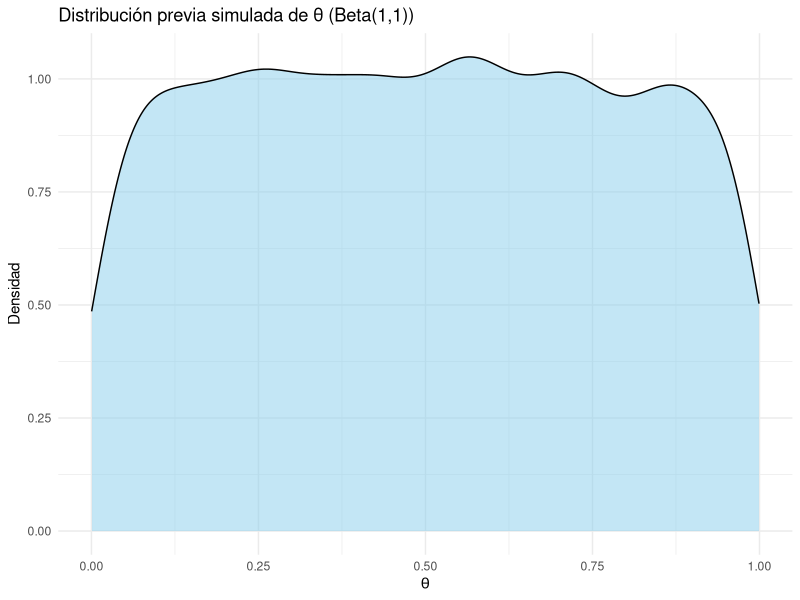
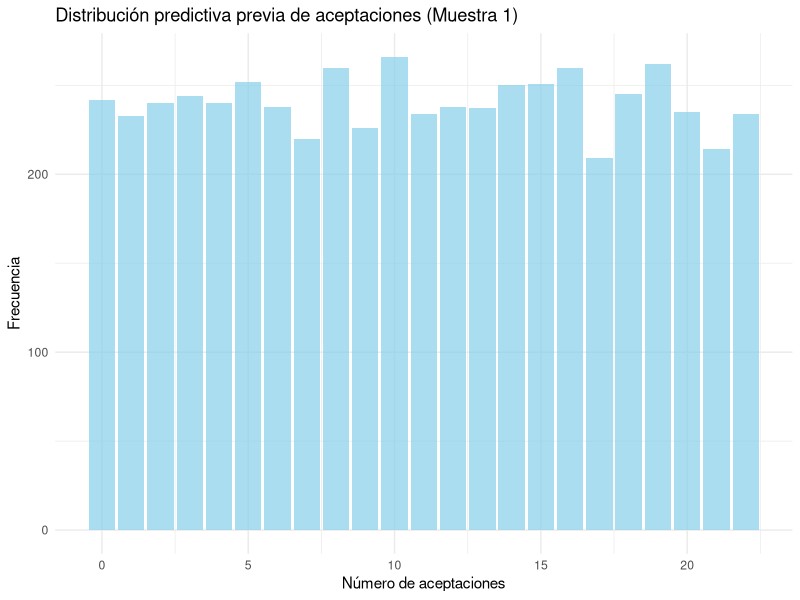
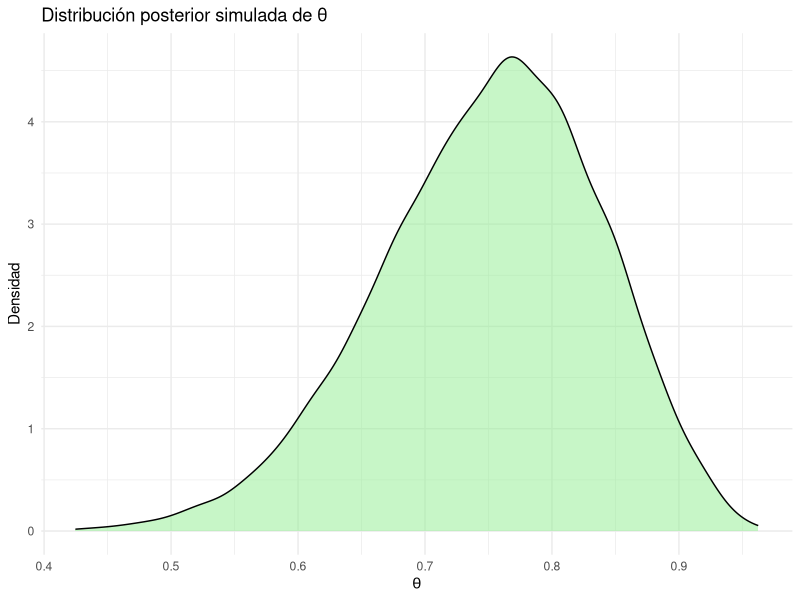
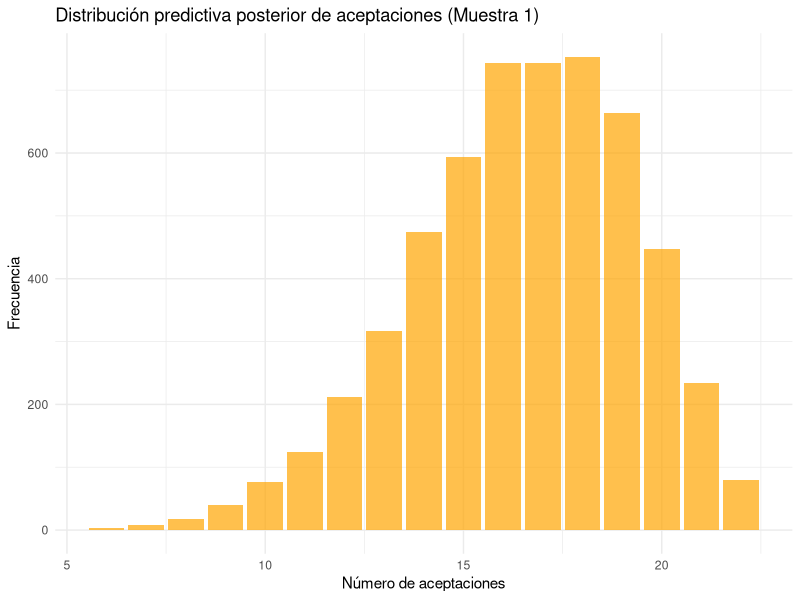
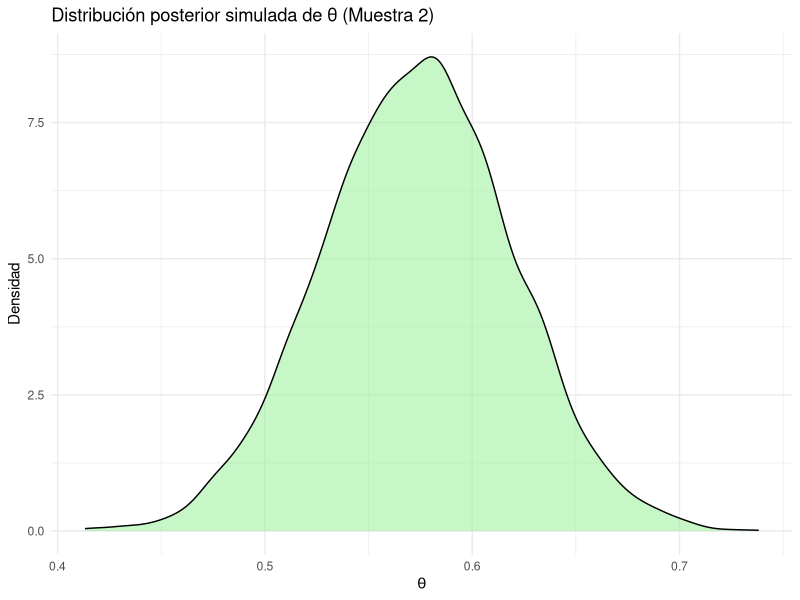
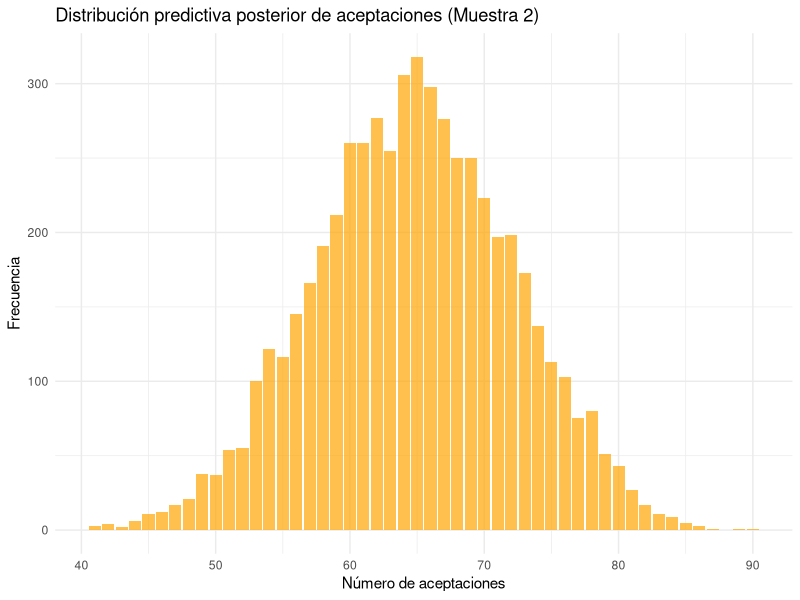
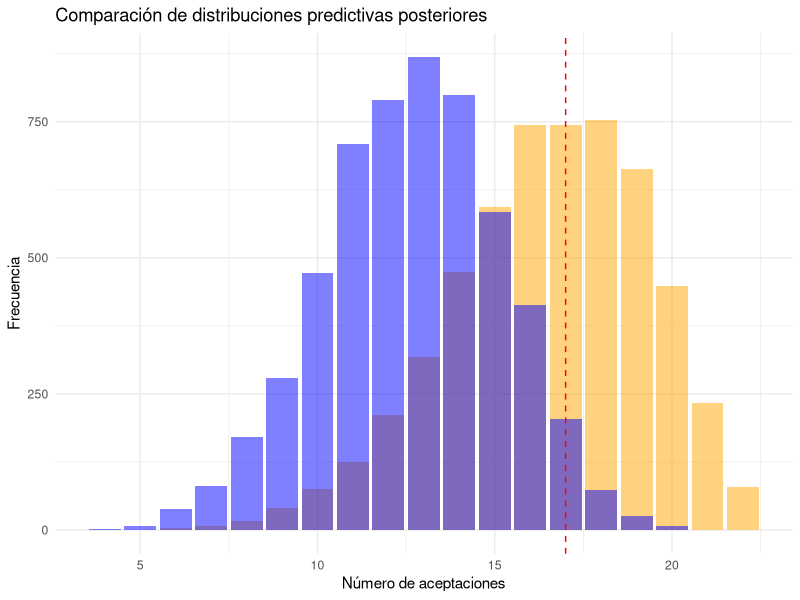
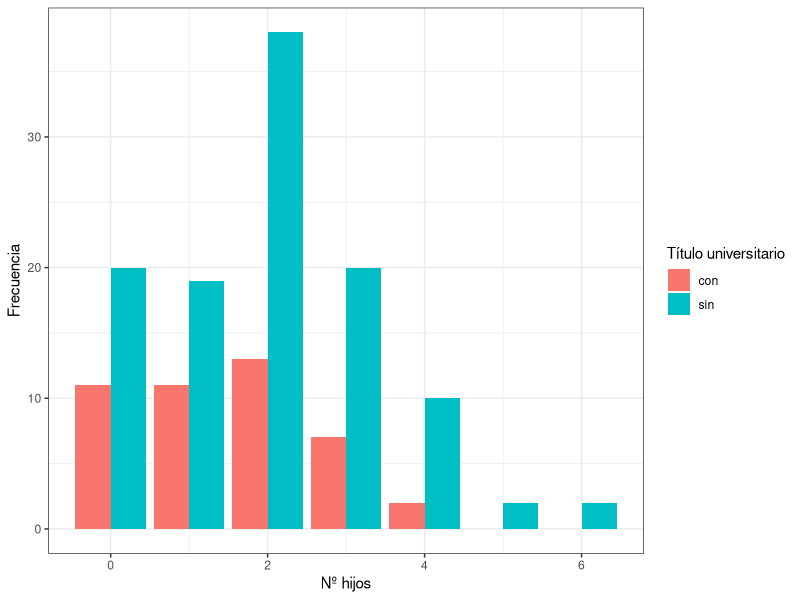

Generate these figures, in order, with R:
## ---- chunk 1
#| message: false

# Paquetes:
library(tidyverse)
library(RColorBrewer)
library(scales)


# Configuración de la salida gráfica:

PALETA <- brewer.pal(8, "Set2") # Colores por defecto
color_defecto <- PALETA[1]      # Color por defecto
options(ggplot2.discrete.colour = PALETA)

theme_set(theme_bw()) # Tema "neutro" para la representación gráfica

# Redondea los números reales "inline":
options(digits = 3L)                
options(knitr.digits.signif = FALSE)

# Inicializa la semilla aleatoria:
set.seed(20250327)
## ---- chunk 2
aceptacion_muestra_1 <- tibble(
  id_participante   = 1:22,
  resp_descarga_app = c(
    "Si", "Si", "No", "No", "Si", "Si", "Si", "Si", "No", "Si", "Si",
    "Si", "Si", "Si", "Si", "Si", "No", "Si", "No", "Si", "Si", "Si"
  )
)

# Tamaño de la muestra (necesario para enunciados más adelante)
n_muestra_1 <- aceptacion_muestra_1 |> count() |> pull()
n_muestra_1

aceptacion_muestra_2 <- tibble(
  id_participante   = 1:113,
  resp_descarga_app = c(
    "Si", "Si", "No", "No", "Si", "Si", "Si", "Si", "No", "Si", "Si",
    "Si", "Si", "Si", "Si", "Si", "No", "Si", "No", "Si", "Si", "Si", 
    "No", "Si", "Si", "Si", "Si", "No", "No", "Si", "No", "Si", "Si", 
    "Si", "Si", "Si", "No", "Si", "No", "No", "Si", "No", "Si", "Si", 
    "No", "No", "No", "Si", "No", "No", "Si", "Si", "No", "No", "Si", 
    "No", "Si", "No", "No", "No", "Si", "Si", "No", "Si", "Si", "No", 
    "Si", "Si", "No", "Si", "Si", "No", "Si", "No", "Si", "No", "Si", 
    "No", "No", "No", "Si", "Si", "No", "No", "Si", "Si", "No", "No", 
    "No", "Si", "Si", "No", "Si", "Si", "No", "Si", "Si", "Si", "Si", 
    "No", "Si", "No", "No", "No", "No", "No", "Si", "No", "No", "Si", 
    "Si", "Si", "Si"
  )
)
## ---- chunk 3
# Parámetros de la distribución Beta(1,1)
a <- 1
b <- 1

# Media y varianza teóricas
media_teorica <- a / (a + b)           
varianza_teorica <- (a * b) / ((a + b)^2 * (a + b + 1))   
desviacion_teorica <- sqrt(varianza_teorica)

# Nivel de confianza
z_99 <- qnorm(0.995)  # cuantil 99% para normal estándar

# Precisión deseada
precision <- 0.01

# Número de simulaciones necesarias
n_sim <- ceiling((z_99 * desviacion_teorica / precision)^2)

set.seed(123) 
theta_sim <- rbeta(n_sim, shape1 = a, shape2 = b)

# Media y varianza simuladas
media_simulada <- mean(theta_sim)
varianza_simulada <- var(theta_sim)

cat("Media teórica: ", media_teorica, "\n")
cat("Media simulada: ", media_simulada, "\n")
cat("Varianza teórica: ", varianza_teorica, "\n")
cat("Varianza simulada: ", varianza_simulada, "\n")
cat("Número de simulaciones necesarias: ", n_sim, "\n")

library(ggplot2)
library(tibble)

df_theta <- tibble(theta = theta_sim)

ggplot(df_theta, aes(x = theta)) +
  geom_density(fill = "skyblue", alpha = 0.5) +
  labs(title = "Distribución previa simulada de θ (Beta(1,1))",
       x = expression(theta),
       y = "Densidad") +
  theme_minimal()

## ---- chunk 4
resultados_binomiales <- rbinom(length(theta_sim), size = n_muestra_1, prob = theta_sim)
# Crear un data frame para análisis y representación gráfica
library(tibble)
library(ggplot2)

df_resultados <- tibble(aceptaciones = resultados_binomiales)

# Gráfica de la distribución predictiva previa
ggplot(df_resultados, aes(x = aceptaciones)) +
  geom_bar(fill = "skyblue", alpha = 0.7) +
  labs(title = "Distribución predictiva previa de aceptaciones (Muestra 1)",
       x = "Número de aceptaciones",
       y = "Frecuencia") +
  theme_minimal()

## ---- chunk 5
aceptaciones_empiricas <- aceptacion_muestra_1 %>%
  filter(resp_descarga_app == "Si") %>%
  nrow()
# Calcular el centil
prob_menor_igual <- mean(resultados_binomiales <= aceptaciones_empiricas)
prob_mayor_igual <- mean(resultados_binomiales >= aceptaciones_empiricas)

# Mostrar resultados usando cat()
cat("Centil de la muestra empírica: ", prob_menor_igual * 100, "%\n")
cat("Probabilidad de obtener un valor igual o mayor que la muestra empírica: ", prob_mayor_igual, "\n")
cat("Probabilidad de obtener un valor igual o menor que la muestra empírica: ", prob_menor_igual, "\n")

## ---- chunk 6
library(tibble)
library(ggplot2)

# Parámetros de la distribución posterior
a_post <- a + aceptaciones_empiricas
b_post <- b + (n_muestra_1 - aceptaciones_empiricas)

# Simular usando mismo número de muestras que en la previa
set.seed(123)  
theta_post_sim <- rbeta(n_sim, shape1 = a_post, shape2 = b_post)

# Crear un data frame para análisis
df_theta_post <- tibble(theta = theta_post_sim)

# Representar la distribución posterior
ggplot(df_theta_post, aes(x = theta)) +
  geom_density(fill = "lightgreen", alpha = 0.5) +
  labs(title = "Distribución posterior simulada de θ",
       x = expression(theta),
       y = "Densidad") +
  theme_minimal()

# Mostrar también los parámetros de la posterior
cat("Parámetros de la distribución posterior Beta: a =", a_post, ", b =", b_post, "\n")

## ---- chunk 7
resultados_binomiales_post <- rbinom(n_sim, size = n_muestra_1, prob = theta_post_sim)

# Crear un data frame para análisis
df_resultados_post <- tibble(aceptaciones = resultados_binomiales_post)

# Representar la distribución predictiva posterior
ggplot(df_resultados_post, aes(x = aceptaciones)) +
  geom_bar(fill = "orange", alpha = 0.7) +
  labs(title = "Distribución predictiva posterior de aceptaciones (Muestra 1)",
       x = "Número de aceptaciones",
       y = "Frecuencia") +
  theme_minimal()

# Resumen de los resultados
cat("Resultados simulados basados en la distribución predictiva posterior (Muestra 1):\n")
cat("Media de aceptaciones: ", mean(resultados_binomiales_post), "\n")
cat("Varianza de aceptaciones: ", var(resultados_binomiales_post), "\n")

## ---- chunk 8
library(tibble)
library(ggplot2)

# Contar aceptaciones en la segunda muestra
aceptaciones_empiricas_2 <- aceptacion_muestra_2 %>%
  filter(resp_descarga_app == "Si") %>%
  nrow()

# Tamaño de la segunda muestra
n_muestra_2 <- nrow(aceptacion_muestra_2)

# Actualizar parámetros de la posterior
a_post_2 <- a + aceptaciones_empiricas_2
b_post_2 <- b + (n_muestra_2 - aceptaciones_empiricas_2)

# Simular la distribución posterior de θ para la muestra 2
set.seed(123)
theta_post_sim_2 <- rbeta(n_sim, shape1 = a_post_2, shape2 = b_post_2)

# Crear data frame para la distribución posterior
df_theta_post_2 <- tibble(theta = theta_post_sim_2)

# Representar la distribución posterior
ggplot(df_theta_post_2, aes(x = theta)) +
  geom_density(fill = "lightgreen", alpha = 0.5) +
  labs(title = "Distribución posterior simulada de θ (Muestra 2)",
       x = expression(theta),
       y = "Densidad") +
  theme_minimal()

# --- Simular la distribución predictiva posterior (número de aceptaciones) ---

resultados_binomiales_post_2 <- rbinom(n_sim, size = n_muestra_2, prob = theta_post_sim_2)

# Crear data frame para la distribución predictiva posterior
df_resultados_post_2 <- tibble(aceptaciones = resultados_binomiales_post_2)

# Representar la distribución predictiva posterior
ggplot(df_resultados_post_2, aes(x = aceptaciones)) +
  geom_bar(fill = "orange", alpha = 0.7) +
  labs(title = "Distribución predictiva posterior de aceptaciones (Muestra 2)",
       x = "Número de aceptaciones",
       y = "Frecuencia") +
  theme_minimal()

# Mostrar un pequeño resumen
cat("Parámetros de la distribución posterior (Muestra 2): a =", a_post_2, ", b =", b_post_2, "\n")
cat("Media de θ posterior:", mean(theta_post_sim_2), "\n")
cat("Varianza de θ posterior:", var(theta_post_sim_2), "\n")
cat("Media de aceptaciones simuladas:", mean(resultados_binomiales_post_2), "\n")
cat("Varianza de aceptaciones simuladas:", var(resultados_binomiales_post_2), "\n")

## ---- chunk 9
library(ggplot2)
library(tibble)

# --- Simulación de la distribución predictiva posterior para n_muestra_1 con la muestra 2 ---

resultados_binomiales_post_muestra_2_n1 <- rbinom(n_sim, size = n_muestra_1, prob = theta_post_sim_2)

# Crear data frame para la distribución predictiva posterior ajustada a muestra 2
df_resultados_post_muestra_2_n1 <- tibble(aceptaciones = resultados_binomiales_post_muestra_2_n1)

# Representar la distribución predictiva posterior ajustada a muestra 2
plot_predictiva <- ggplot(df_resultados_post_muestra_2_n1, aes(x = aceptaciones)) +
  geom_bar(fill = "blue", alpha = 0.5) +
  labs(title = "Distribución predictiva posterior ajustada a muestra 2",
       x = "Número de aceptaciones",
       y = "Frecuencia") +
  theme_minimal()

# --- Representar conjuntamente con la distribución predictiva posterior de la muestra 1 ---

df_resultados_post_muestra_1 <- tibble(aceptaciones = resultados_binomiales_post)

# Representar conjuntamente con la distribución predictiva posterior de la muestra 1
plot_conjunto <- ggplot() +
  geom_bar(data = df_resultados_post_muestra_1, aes(x = aceptaciones, y = after_stat(count)),
           fill = "orange", alpha = 0.5, stat = "count") +
  geom_bar(data = df_resultados_post_muestra_2_n1, aes(x = aceptaciones, y = after_stat(count)),
           fill = "blue", alpha = 0.5, stat = "count") +
  geom_vline(xintercept = aceptaciones_empiricas, color = "red", linetype = "dashed") +
  labs(title = "Comparación de distribuciones predictivas posteriores",
       x = "Número de aceptaciones",
       y = "Frecuencia") +
  theme_minimal()

# Mostrar resultados
print(plot_conjunto)

cat("Valor obtenido de la muestra empírica 1 (línea roja): ", aceptaciones_empiricas, "\n")


## ---- chunk 10
# Calcular las probabilidades
prob_menor_igual_muestra2 <- mean(resultados_binomiales_post_muestra_2_n1 <= aceptaciones_empiricas)
prob_mayor_igual_muestra2 <- mean(resultados_binomiales_post_muestra_2_n1 >= aceptaciones_empiricas)

# Mostrar resultados
cat("Probabilidad de obtener un valor menor o igual que el observado:", prob_menor_igual_muestra2, "\n")
cat("Probabilidad de obtener un valor mayor o igual que el observado:", prob_mayor_igual_muestra2, "\n")

## ---- chunk 11
# Calcular el valor-p predictivo posterior
p_valor_predictivo_posterior <- 2 * min(prob_menor_igual_muestra2, prob_mayor_igual_muestra2)

cat("Valor-p predictivo posterior:", p_valor_predictivo_posterior, "\n")

## ---- chunk 12
resultados_binomiales_post_muestra_1_n2 <- rbinom(n_sim, size = n_muestra_2, prob = theta_post_sim)

# Comparar con el valor empírico de la muestra 2
prob_menor_igual_muestra1 <- mean(resultados_binomiales_post_muestra_1_n2 <= aceptaciones_empiricas_2)
prob_mayor_igual_muestra1 <- mean(resultados_binomiales_post_muestra_1_n2 >= aceptaciones_empiricas_2)

# Calcular el valor-p predictivo posterior
p_valor_predictivo_posterior_inverso <- 2 * min(prob_menor_igual_muestra1, prob_mayor_igual_muestra1)

# Mostrar resultados
cat("Probabilidad de obtener un valor menor o igual al observado (muestra 2):", prob_menor_igual_muestra1, "\n")
cat("Probabilidad de obtener un valor mayor o igual al observado (muestra 2):", prob_mayor_igual_muestra1, "\n")
cat("Valor-p predictivo posterior (modelo ajustado con muestra 1):", p_valor_predictivo_posterior_inverso, "\n")

## ---- chunk 13
fertilidad_gss_1990 <- tibble(
  titulo_uni = c("sin" |> rep(7),                 "con" |> rep(5)),
  n_hijos    = c(0:6,                             0:4),
  frecuencia = c(20L, 19L, 38L, 20L, 10L, 2L, 2L, 11L, 11L, 13L, 7L, 2L)
) |>
  # Rellena los niveles para hacer ambas muestras más "comparables":
  complete(titulo_uni, n_hijos, fill = list(frecuencia = 0))

fert_estadisticos <- fertilidad_gss_1990 |>
  group_by(titulo_uni) |>
  summarize(y = sum(n_hijos * frecuencia), n = sum(frecuencia))

fert_estadisticos # y = nº hijos en cada grupo, n = nº mujeres en cada grupo

fertilidad_gss_1990 |>
  ggplot(aes(n_hijos, frecuencia, fill = titulo_uni)) +
  geom_col(position = "dodge") +
  labs(fill = "Título universitario", x  = "Nº hijos", y = "Frecuencia")
## ---- chunk 14
A_PRE <- 2L
B_PRE <- 1L

params_fertilidad <- fert_estadisticos |> mutate(
  a_post = A_PRE + y,
  b_post = B_PRE + n
)

params_fertiliad_sin <- params_fertilidad |>
  filter(titulo_uni == "sin") 
a_post_sin <- params_fertiliad_sin |> pull(a_post)
b_post_sin <- params_fertiliad_sin |> pull(b_post)

params_fertiliad_con <- params_fertilidad |>
  filter(titulo_uni == "con") 
a_post_con <- params_fertiliad_con |> pull(a_post)
b_post_con <- params_fertiliad_con |> pull(b_post)
## ---- chunk 15
library(tibble)
library(ggplot2)
library(dplyr)
# Número de simulaciones
n_sim <- 1e6
set.seed(123)

# Simulaciones gamma
lambda_sin <- rgamma(n_sim, shape = a_post_sin, rate = b_post_sin)
lambda_con <- rgamma(n_sim, shape = a_post_con, rate = b_post_con)

# Data frame para graficar
df_lambda <- tibble(
  lambda = c(lambda_sin, lambda_con),
  grupo = rep(c("Sin título universitario", "Con título universitario"), each = n_sim)
)

# Gráfico de densidad
ggplot(df_lambda, aes(x = lambda, fill = grupo, color = grupo)) +
  geom_density(alpha = 0.4) +
  labs(
    title = "Distribuciones posteriores simuladas de λ (tasa de fertilidad)",
    x = expression(lambda),
    y = "Densidad",
    fill = "Grupo",
    color = "Grupo"
  ) +
  theme_minimal()
## ---- chunk 16
library(tibble)
library(ggplot2)

# Simulación de la distribución predictiva posterior (1 nueva mujer por muestra de lambda)
set.seed(123)

# Para el grupo "sin título universitario"
y_pred_sin <- rpois(length(lambda_sin), lambda_sin)

# Para el grupo "con título universitario"
y_pred_con <- rpois(length(lambda_con), lambda_con)

# Crear un data frame combinando ambos
df_pred <- tibble(
  n_hijos = c(y_pred_sin, y_pred_con),
  grupo   = rep(c("Sin título universitario", "Con título universitario"), each = length(lambda_sin))
)

# Representar gráficamente las distribuciones predictivas posteriores
ggplot(df_pred, aes(x = n_hijos, fill = grupo)) +
  geom_bar(position = "dodge", alpha = 0.7) +
  labs(
    title = "Distribuciones predictivas posteriores: número de hijos por grupo",
    x = "Número de hijos (simulado)",
    y = "Frecuencia",
    fill = "Grupo"
  ) +
  theme_minimal()

## ---- chunk 17
library(tibble)
library(ggplot2)

# --- Probabilidad de tener 4 hijos o más en cada grupo ---
prob_4_mas_sin <- mean(y_pred_sin >= 4)
prob_4_mas_con <- mean(y_pred_con >= 4)

# Mostrar resultados
cat("Probabilidad de tener 4 hijos o más (Sin título universitario):", prob_4_mas_sin, "\n")
cat("Probabilidad de tener 4 hijos o más (Con título universitario):", prob_4_mas_con, "\n")

# --- Probabilidad total de tener 4 hijos o más ---
p_sin <- length(y_pred_sin) / (length(y_pred_sin) + length(y_pred_con))
p_con <- 1 - p_sin
prob_4_mas_total <- prob_4_mas_sin * p_sin + prob_4_mas_con * p_con

# --- Aplicar la regla de Bayes ---
prob_sin_dado_4_mas <- (prob_4_mas_sin * p_sin) / prob_4_mas_total
prob_con_dado_4_mas <- (prob_4_mas_con * p_con) / prob_4_mas_total

# Mostrar resultados
cat("Probabilidad de que una mujer con 4 hijos o más NO tenga título universitario:", prob_sin_dado_4_mas, "\n")
cat("Probabilidad de que una mujer con 4 hijos o más SÍ tenga título universitario:", prob_con_dado_4_mas, "\n")

# --- Cálculo del "Odds" ---
odds_sin_titulo <- prob_sin_dado_4_mas / prob_con_dado_4_mas

# Mostrar el "odds"
cat("Odds de que una mujer con 4 hijos o más NO sea titulada universitaria:", odds_sin_titulo, "\n")

## ---- chunk 18
# Asegurarse de que ambos vectores tienen misma longitud
length(y_pred_sin) == length(y_pred_con)

# Calcular la probabilidad de que la mujer con título tenga más hijos que la sin título
prob_con_mas_hijos <- mean(y_pred_con > y_pred_sin)

# También podríamos calcular el caso inverso o empate si se desea
prob_sin_mas_hijos <- mean(y_pred_sin > y_pred_con)
prob_empate <- mean(y_pred_sin == y_pred_con)

# Mostrar resultados
cat("P(con título > sin título): ", round(prob_con_mas_hijos, 3), "\n")
cat("P(sin título > con título): ", round(prob_sin_mas_hijos, 3), "\n")
cat("P(empate): ", round(prob_empate, 3), "\n")

## ---- chunk 19
# Extraer el número de mujeres en cada grupo desde los datos originales
n_sin <- fert_estadisticos |> filter(titulo_uni == "sin") |> pull(n)
n_con <- fert_estadisticos |> filter(titulo_uni == "con") |> pull(n)
# Estimar P(y = 0 | grupo)
p_y0_sin <- mean(y_pred_sin == 0)
p_y0_con <- mean(y_pred_con == 0)

# Proporciones muestrales
p_sin <- n_sin / (n_sin + n_con)
p_con <- n_con / (n_sin + n_con)

# Probabilidades conjuntas
p_joint_sin <- p_y0_sin * p_sin
p_joint_con <- p_y0_con * p_con

# Mostrar resultados
cat("P(y = 0, sin título): ", round(p_joint_sin, 3), "\n")
cat("P(y = 0, con título): ", round(p_joint_con, 3), "\n")

## ---- chunk 20
df_pred <- tibble(
  n_hijos = c(y_pred_sin, y_pred_con),
  grupo = rep(c("Sin título universitario", "Con título universitario"), times = c(length(y_pred_sin), length(y_pred_con)))
)

# Ahora realiza el cálculo de proporciones correctamente
df_prop_tituladas <- df_pred %>%
  group_by(n_hijos) %>%
  summarize(prop_tituladas = mean(grupo == "Con título universitario"))

# Representar la proporción de mujeres tituladas por número de hijos
ggplot(df_prop_tituladas, aes(x = n_hijos, y = prop_tituladas)) +
  geom_line(color = "blue", size = 1) +
  geom_point(color = "red", size = 2) +
  labs(
    title = "Proporción de mujeres tituladas universitarias según el número de hijos",
    x = "Número de hijos",
    y = "Proporción de tituladas"
  ) +
  theme_minimal()

## ---- chunk 21
# Se extrae aquí un valor para utilizar más adelante
n_con <- fert_estadisticos |> filter(titulo_uni == "con") |> pull(n)
## ---- chunk 22
# Máximo número de hijos en los datos empíricos del grupo "con título"
max_empirico_con <- fertilidad_gss_1990 %>%
  filter(titulo_uni == "con", frecuencia > 0) %>%
  summarise(max_n_hijos = max(n_hijos)) %>%
  pull(max_n_hijos)
# y_pred_con <- rpois(length(lambda_con), lambda_con)
max_predictivo_con <- max(y_pred_con)
# Calcular ambos máximos
cat("Máximo en la muestra empírica (con título):", max_empirico_con, "\n")
cat("Máximo en la distribución predictiva posterior (con título):", max_predictivo_con, "\n")

## ---- chunk 23
max_poisson <- function(lambda, n) {
  
  # Simular n valores de la distribución de Poisson con tasa lambda
  muestras <- rpois(n, lambda)
  
  # Devolver el valor máximo de la muestra generada
  return(max(muestras))
}

# Ejemplo de uso
set.seed(123)  # Para reproducibilidad
lambda_ejemplo <- 2.5  # Tasa de fertilidad hipotética
n_ejemplo <- 100  # Tamaño de la muestra

resultado_maximo <- max_poisson(lambda_ejemplo, n_ejemplo)
cat("Valor máximo en la muestra simulada:", resultado_maximo, "\n")
## ---- chunk 24
# Máximo número de hijos en los datos empíricos (pregunta 17)
max_empirico <- max(fertilidad_gss_1990$n_hijos)

# Número de muestras de Monte Carlo
n_sim <- 10^6  

# Simular valores máximos de hijos en muestras de tamaño n_con
set.seed(123)
max_simulados <- sapply(lambda_con, function(l) max_poisson(l, n_con))

# Calcular el valor-p predictivo posterior
valor_p_predictivo <- mean(max_simulados <= max_empirico)

# Mostrar resultados
cat("Valor-p predictivo posterior:", valor_p_predictivo, "\n")

## ---- chunk 25
# Calcular la varianza empírica en cada grupo
var_emp_sin <- var(fertilidad_gss_1990$n_hijos[fertilidad_gss_1990$titulo_uni == "sin"])
var_emp_con <- var(fertilidad_gss_1990$n_hijos[fertilidad_gss_1990$titulo_uni == "con"])

# Simular la varianza en muestras de la distribución predictiva posterior
set.seed(123)
var_sim_sin <- sapply(1:length(lambda_sin), function(i) var(rpois(n_con, lambda_sin[i])))
var_sim_con <- sapply(1:length(lambda_con), function(i) var(rpois(n_con, lambda_con[i])))

# Calcular el valor-p predictivo posterior
p_valor_sin <- mean(var_sim_sin <= var_emp_sin)
p_valor_con <- mean(var_sim_con <= var_emp_con)

# Mostrar resultados
cat("Valor-p predictivo posterior (Sin título universitario):", p_valor_sin, "\n")
cat("Valor-p predictivo posterior (Con título universitario):", p_valor_con, "\n")
